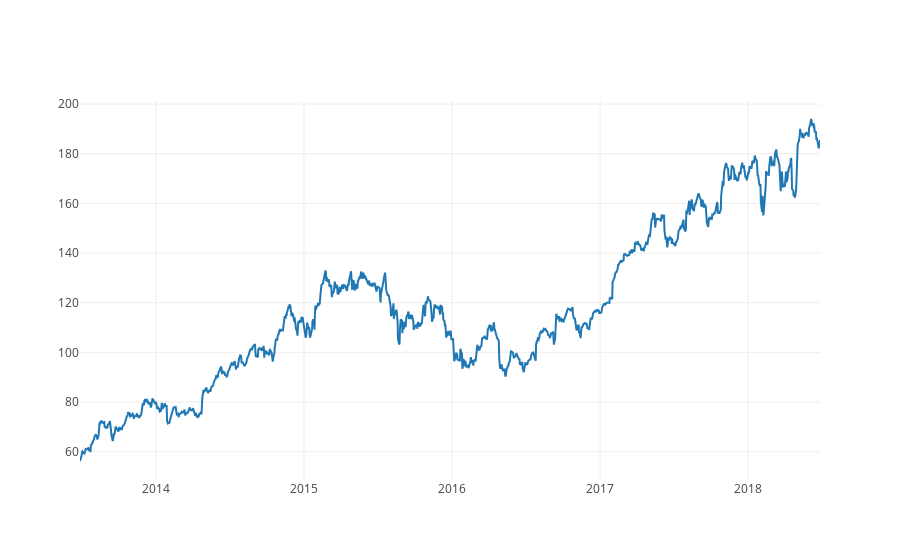

Source (notebook cell):
### Code cell
data=df
btc_trace = go.Scatter(x=data.index, y=data['Close'], name= 'Price')
py.iplot([btc_trace])

### Figure 1 — Plotly figure (JSON) as saved in the notebook; plotly's stock layout.template omitted (floating-point values rounded to 4 significant figures; data arrays with more than 128 entries replaced by an {"elided": "..."} marker saying what was removed)
{"data": [{"name": "Price", "type": "scatter", "x": {"elided": "1261 str values"}, "y": {"elided": "1261 float values"}}], "layout": {}}
